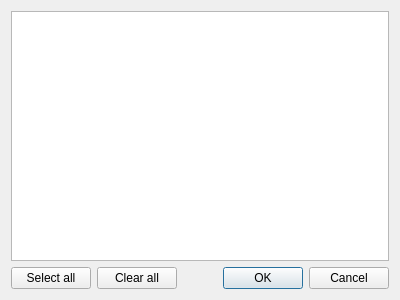
<?xml version="1.0" encoding="UTF-8"?>
<ui version="4.0">
 <class>VendorDialog</class>
 <widget class="QDialog" name="VendorDialog">
  <property name="geometry">
   <rect>
    <x>0</x>
    <y>0</y>
    <width>400</width>
    <height>300</height>
   </rect>
  </property>
  <property name="windowTitle">
   <string>Dialog</string>
  </property>
  <layout class="QVBoxLayout" name="verticalLayout">
   <item>
    <widget class="QListWidget" name="listWidget"/>
   </item>
   <item>
    <layout class="QHBoxLayout" name="horizontalLayout">
     <item>
      <widget class="QPushButton" name="selectAll_pushButton">
       <property name="text">
        <string>Select all</string>
       </property>
      </widget>
     </item>
     <item>
      <widget class="QPushButton" name="clearAll_pushButton">
       <property name="text">
        <string>Clear all</string>
       </property>
      </widget>
     </item>
     <item>
      <widget class="QDialogButtonBox" name="buttonBox">
       <property name="orientation">
        <enum>Qt::Orientation::Horizontal</enum>
       </property>
       <property name="standardButtons">
        <set>QDialogButtonBox::StandardButton::Cancel|QDialogButtonBox::StandardButton::Ok</set>
       </property>
      </widget>
     </item>
    </layout>
   </item>
  </layout>
 </widget>
 <resources/>
 <connections>
  <connection>
   <sender>buttonBox</sender>
   <signal>accepted()</signal>
   <receiver>VendorDialog</receiver>
   <slot>accept()</slot>
   <hints>
    <hint type="sourcelabel">
     <x>248</x>
     <y>254</y>
    </hint>
    <hint type="destinationlabel">
     <x>157</x>
     <y>274</y>
    </hint>
   </hints>
  </connection>
  <connection>
   <sender>buttonBox</sender>
   <signal>rejected()</signal>
   <receiver>VendorDialog</receiver>
   <slot>reject()</slot>
   <hints>
    <hint type="sourcelabel">
     <x>316</x>
     <y>260</y>
    </hint>
    <hint type="destinationlabel">
     <x>286</x>
     <y>274</y>
    </hint>
   </hints>
  </connection>
 </connections>
</ui>
